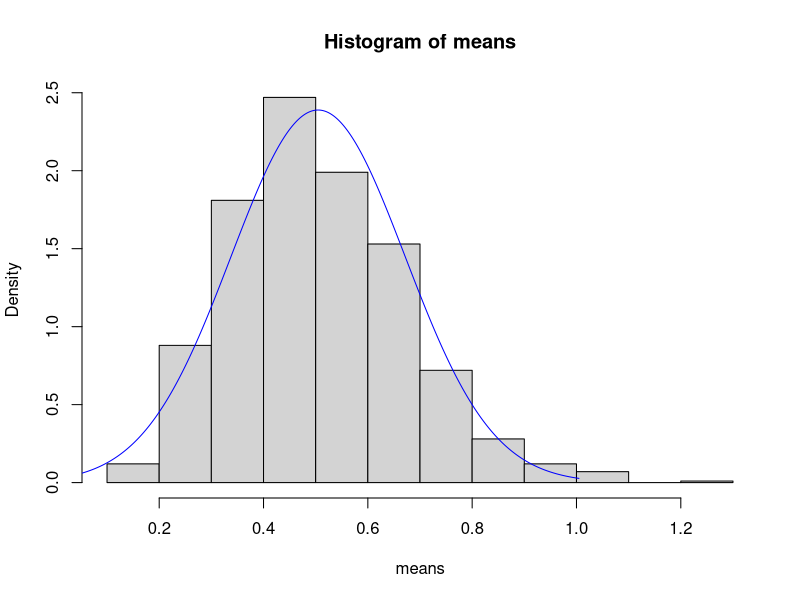
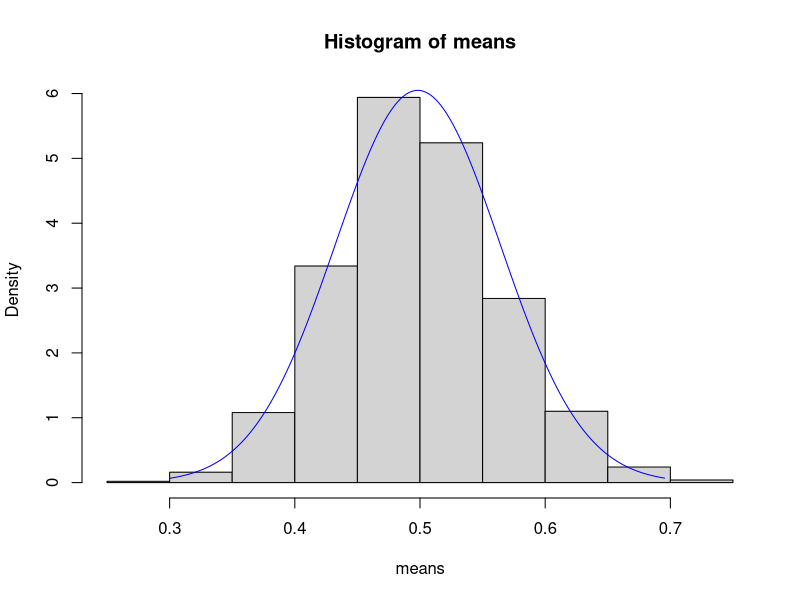
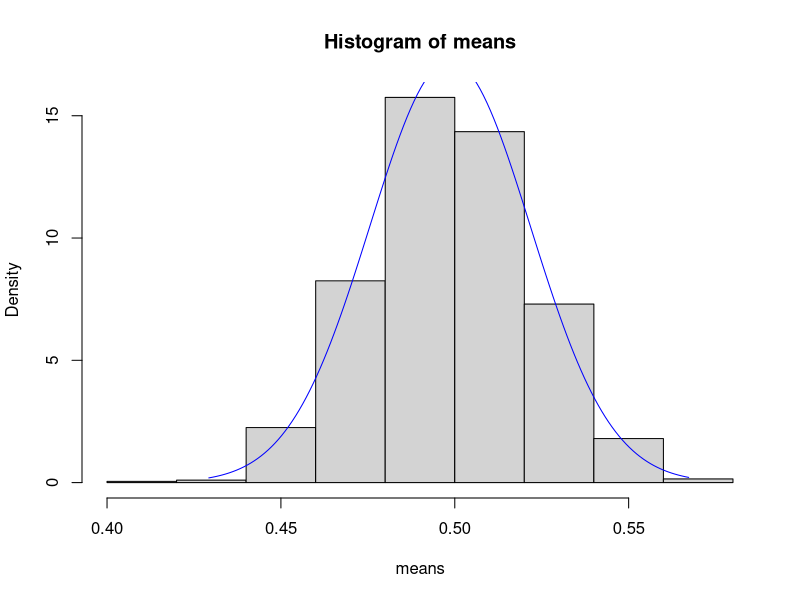
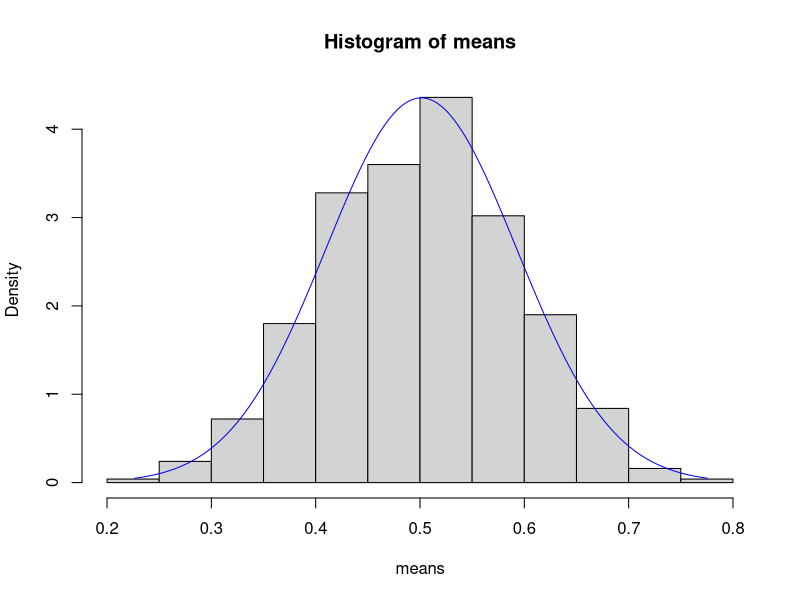
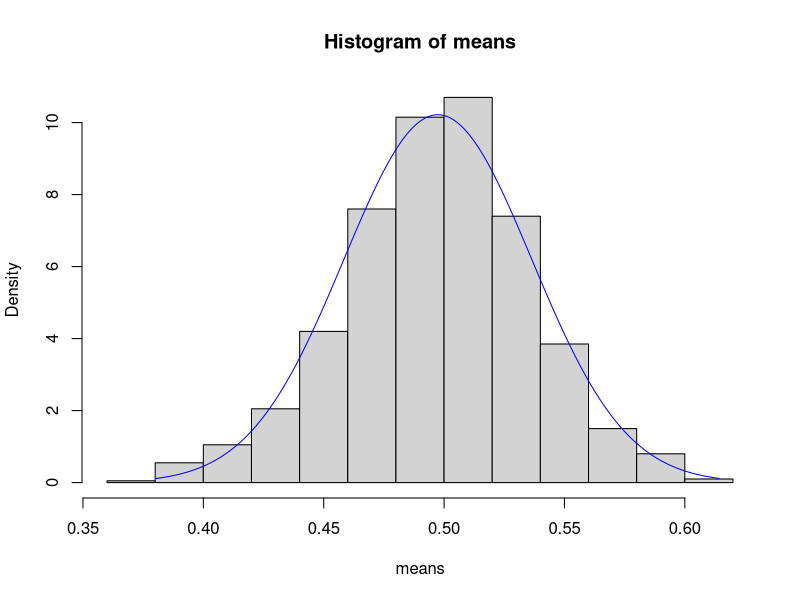
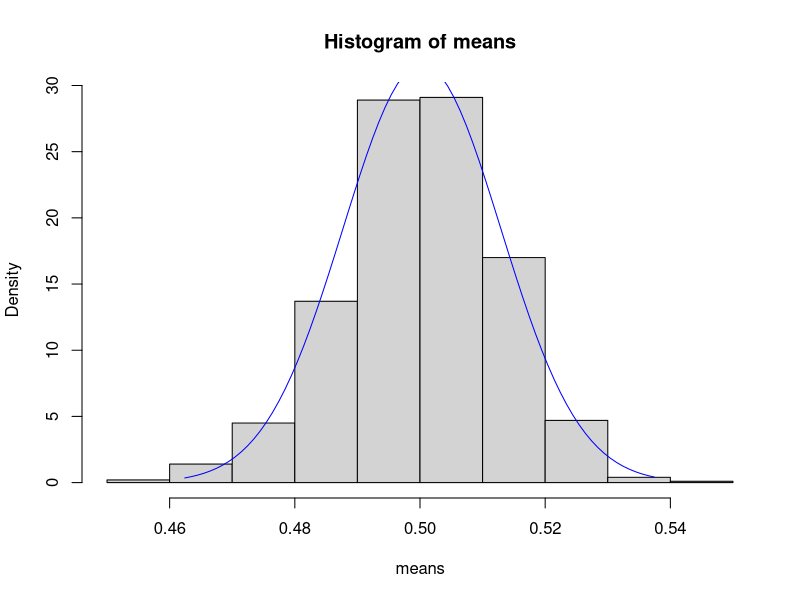

Generate these figures, in order, with R:
## ---- chunk 1
means <- numeric() # initialize the numerical vector
m <- 1000 # number of means to be generated
n <- 10 # number of iid random variables to be generated

for(i in 1:m){
   samp <- rexp(n,2)
   means[i] <- mean(samp)
}

a <- mean(means); a
print(1/2)
s <- sd(means); s
print(sqrt((1/(2^2))/(10)))

hist(means, freq=FALSE) 
y <- seq(a-3*s, a+3*s, 0.001) # using the 68-95-99.7 rule here
lines(y, dnorm(y,a,s), col="blue")
## ---- chunk 2
n <- 50 # number of iid random variables to be generated

for(i in 1:m){
   samp <- rexp(n,2)
   means[i] <- mean(samp)
}

a <- mean(means); a
print(1/2)
s <- sd(means); s
print(sqrt((1/(2^2))/(50)))

hist(means, freq=FALSE) 
y <- seq(a-3*s, a+3*s, 0.001) # using the 68-95-99.7 rule here
lines(y, dnorm(y,a,s), col="blue")
## ---- chunk 3
n <- 500 # number of iid random variables to be generated

for(i in 1:m){
   samp <- rexp(n,2)
   means[i] <- mean(samp)
}

a <- mean(means); a
print(1/2)
s <- sd(means); s
print(sqrt((1/(2^2))/(500)))

hist(means, freq=FALSE) 
y <- seq(a-3*s, a+3*s, 0.001) # using the 68-95-99.7 rule here
lines(y, dnorm(y,a,s), col="blue")
## ---- chunk 4
means <- numeric() # initialize the numerical vector
m <- 1000 # number of means to be generated
n <- 10 # number of iid random variables to be generated

for(i in 1:m){
   samp <- runif(n, 0, 1)
   means[i] <- mean(samp)
}

a <- mean(means); a
print(1/2)
s <- sd(means); s
print(sqrt((1/(12))/(10)))

hist(means, freq=FALSE) 
y <- seq(a-3*s, a+3*s, 0.001) # using the 68-95-99.7 rule here
lines(y, dnorm(y,a,s), col="blue")
## ---- chunk 5
n <- 50 # number of iid random variables to be generated

for(i in 1:m){
   samp <- runif(n, 0, 1)
   means[i] <- mean(samp)
}

a <- mean(means); a
print(1/2)
s <- sd(means); s
print(sqrt((1/(12))/(50)))

hist(means, freq=FALSE) 
y <- seq(a-3*s, a+3*s, 0.001) # using the 68-95-99.7 rule here
lines(y, dnorm(y,a,s), col="blue")
## ---- chunk 6
n <- 500 # number of iid random variables to be generated

for(i in 1:m){
   samp <- runif(n, 0, 1)
   means[i] <- mean(samp)
}

a <- mean(means); a
print(1/2)
s <- sd(means); s
print(sqrt((1/(12))/(500)))

hist(means, freq=FALSE) 
y <- seq(a-3*s, a+3*s, 0.001) # using the 68-95-99.7 rule here
lines(y, dnorm(y,a,s), col="blue")
